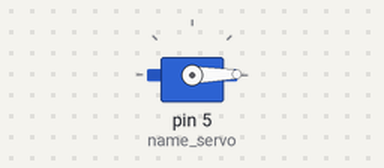
The sketch below on a simulated Arduino Uno, built with avr-gcc and run on an emulated ATmega328P. Parts: servo.

Above: at 0.05 s.
At 1.25 s:
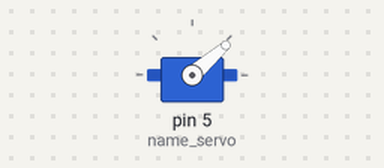
At 2.4 s:
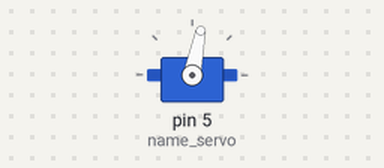
At 4.75 s:
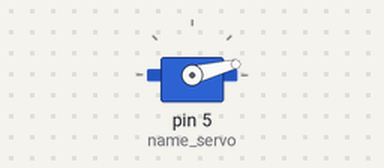
Timing chart, 0 to 6.7 s (numbered marks = the images above):
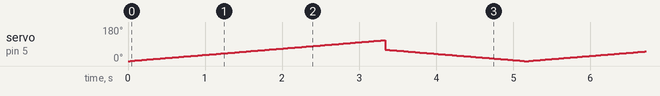

The sketch:

name_servo.ino
```cpp
#include <Servo.h>

Servo name_servo;

int servo_position = 0;

void setup() {

  name_servo.attach (5);

}

void loop() {

  for (servo_position = 0; servo_position <=110; servo_position +=1){

    name_servo.write(servo_position);
    delay(30);
  }

  for (servo_position=60; servo_position >= 0; servo_position -=1){

    name_servo.write(servo_position);
    delay(30);
  }
}
```
